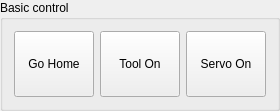
   <widget class="QGroupBox" name="groupBox_6">
    <property name="geometry">
     <rect>
      <x>10</x>
      <y>179</y>
      <width>251</width>
      <height>111</height>
     </rect>
    </property>
    <property name="sizePolicy">
     <sizepolicy hsizetype="Preferred" vsizetype="MinimumExpanding">
      <horstretch>0</horstretch>
      <verstretch>0</verstretch>
     </sizepolicy>
    </property>
    <property name="title">
     <string>Basic control</string>
    </property>
    <layout class="QHBoxLayout" name="horizontalLayout_8">
     <property name="sizeConstraint">
      <enum>QLayout::SetDefaultConstraint</enum>
     </property>
     <item>
      <widget class="QPushButton" name="btn_home">
       <property name="sizePolicy">
        <sizepolicy hsizetype="Minimum" vsizetype="Minimum">
         <horstretch>0</horstretch>
         <verstretch>0</verstretch>
        </sizepolicy>
       </property>
       <property name="text">
        <string>Go Home</string>
       </property>
      </widget>
     </item>
     <item>
      <widget class="QPushButton" name="btn_servo_2">
       <property name="sizePolicy">
        <sizepolicy hsizetype="Minimum" vsizetype="MinimumExpanding">
         <horstretch>0</horstretch>
         <verstretch>0</verstretch>
        </sizepolicy>
       </property>
       <property name="text">
        <string>Tool On</string>
       </property>
      </widget>
     </item>
     <item>
      <widget class="QPushButton" name="btn_servo">
       <property name="sizePolicy">
        <sizepolicy hsizetype="Minimum" vsizetype="Minimum">
         <horstretch>0</horstretch>
         <verstretch>0</verstretch>
        </sizepolicy>
       </property>
       <property name="text">
        <string>Servo On</string>
       </property>
      </widget>
     </item>
    </layout>
   </widget>
